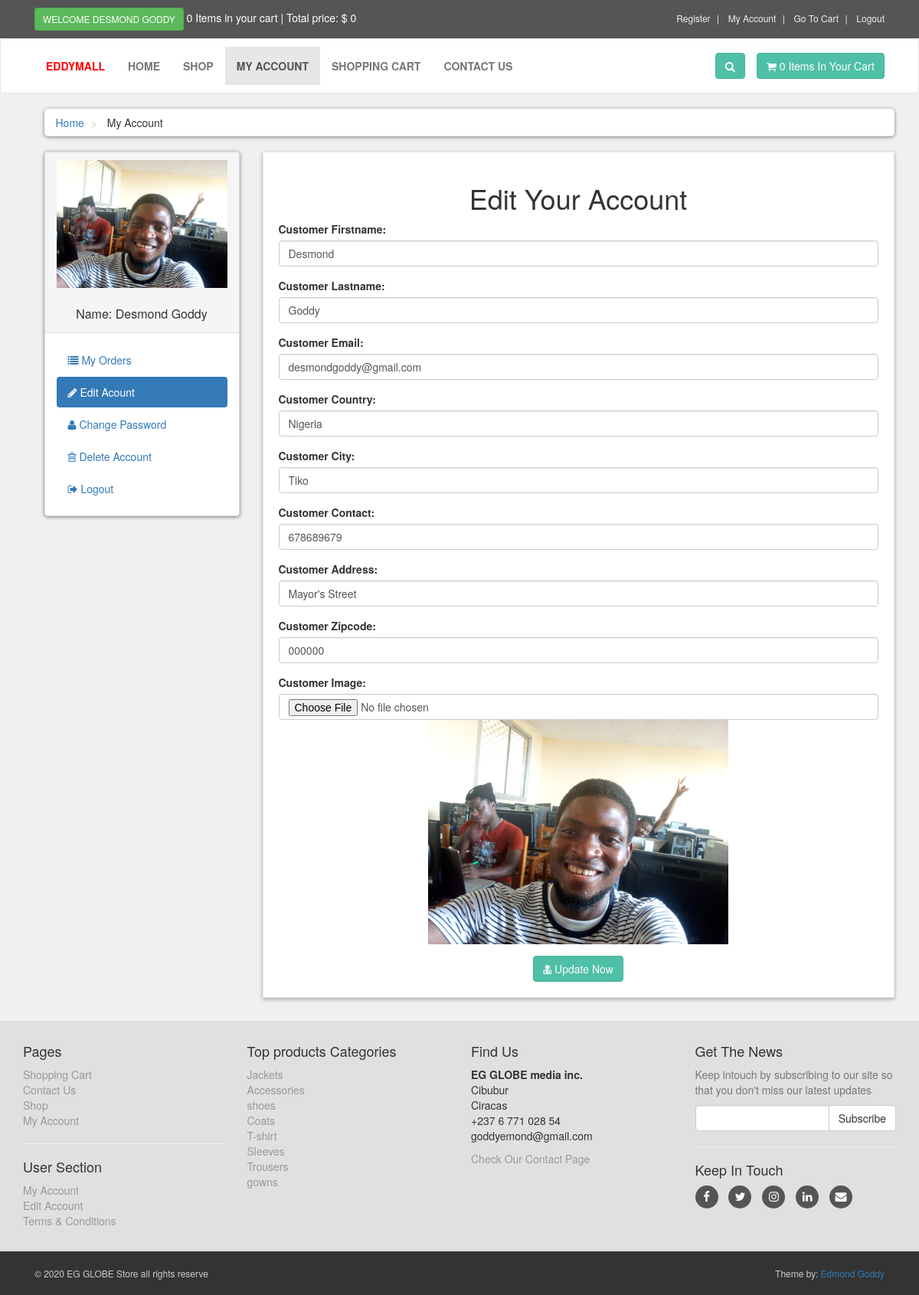
The app's page /customer/my_account.php?edit_account (signed in) with its own data.
### tables this page shows
CREATE TABLE `customers` (
  `customer_id` int(6) NOT NULL,
  `email_address` varchar(50) NOT NULL,
  `password` varchar(50) NOT NULL,
  `first_name` varchar(50) DEFAULT NULL,
  `last_name` varchar(50) NOT NULL,
  `address` varchar(255) DEFAULT NULL,
  `city` varchar(50) DEFAULT NULL,
  `state` varchar(50) DEFAULT NULL,
  `zipcode` varchar(10) DEFAULT NULL,
  `country` varchar(50) DEFAULT NULL,
  `contact` varchar(15) DEFAULT NULL,
  `image` text NOT NULL,
  `customer_ip` varchar(200) NOT NULL
);

CREATE TABLE `product_categories` (
  `p_cat_id` int(11) NOT NULL,
  `p_cat_title` text NOT NULL,
  `p_cat_desc` text NOT NULL
);

### customer/edit_account.php (the view, shortened to what this page needs)
<?php
$customer_session = $_SESSION["customer_email"];
$get_customer = "SELECT * FROM customers WHERE email_address='$customer_session'";
$run_customer = mysqli_query($con, $get_customer);
$row_customer = mysqli_fetch_array($run_customer);
$customer_firstname = $row_customer["first_name"];
$customer_lastname = $row_customer["last_name"];
$customer_email = $row_customer["email_address"];
$customer_country = $row_customer["country"];
$customer_city = $row_customer["city"];
$customer_contact = $row_customer["contact"];
$customer_address = $row_customer["address"];
$customer_zipcode = $row_customer["zipcode"];
$customer_image = $row_customer["image"];
?>
<h1 align="center">Edit Your Account</h1>
<form action="" method="post" enctype="multipart/form-data">
	<div class="form-group">
		<label>Customer Firstname:</label>
		<input type="text" class="form-control" value="<?php echo $customer_firstname; ?>" name="c_name" required="">
	</div>
	<div class="form-group">
		<label>Customer Lastname:</label>
		<input type="text" class="form-control" value="<?php echo $customer_lastname; ?>" name="c_name" required="">
	</div>
	<div class="form-group">
		<label>Customer Email:</label>
		<input type="text" class="form-control" value="<?php echo $customer_email; ?>" name="c_email" required="">
	</div>
	<div class="form-group">
		<label>Customer Country:</label>
		<input type="text" class="form-control" value="<?php echo $customer_country; ?>" name="c_country" required="">
	</div>
	<div class="form-group">
		<label>Customer City:</label>
		<input type="text" class="form-control" value="<?php echo $customer_city; ?>" name="c_city" required="">
	</div>
	<div class="form-group">
		<label>Customer Contact:</label>
		<input type="text" class="form-control" value="<?php echo $customer_contact; ?>" name="c_contact" required="">
	</div>
	<div class="form-group">
		<label>Customer Address:</label>
		<input type="text" class="form-control" value="<?php echo $customer_address; ?>" name="c_address" required="">
	</div>
	<div class="form-group">
		<label>Customer Zipcode:</label>
		<input type="text" class="form-control" value="<?php echo $customer_zipcode; ?>" name="c_address" required="">
	</div>
	<div class="form-group">
		<label>Customer Image:</label>
		<input type="file" class="form-control form-height-custom" name="c_image" required="">
		<center>
			<img class="img-responsive" src="customer_images/<?php echo $customer_image; ?>" alt="Customer Image" style="width: 50%;height: 50%;">
		</center>
	</div>
	<div class="text-center">
		<button type="submit" name="update" class="btn btn-primary">
			<i class="fa fa-user-md"></i> Update Now
		</button>
	</div>
</form>

### customer/includes/sidebar.php
<div class="panel panel-default sidebar-menu">
	<div class="panel-heading">
		<?php
		$customer_session = $_SESSION["customer_email"];
		$get_customer = "SELECT * FROM customers WHERE email_address='$customer_session'";
		$run_customer = mysqli_query($con, $get_customer);
		$row_customer = mysqli_fetch_array($run_customer);
		$customer_image = $row_customer["image"];
		$customer_name = $row_customer["first_name"]." ".$row_customer["last_name"];
		if (!isset($_SESSION["customer_email"])) {
		}else{
			echo "
			<center>
			    <img src='customer_images/$customer_image' class='img-responsive'>
			</center><br>
			<h3 class='panel-title' align='center'>
			    Name: $customer_name
			</h3>
			";
		}
		?>
	</div>
	<div class="panel-body">
		<ul class="nav-pills nav-stacked nav">
			<li class="<?php if(isset($_GET['my_orders'])) echo 'active'  ?>">
				<a href="my_account.php?my_orders">
					<i class="fa fa-list"></i> My Orders
				</a>
			</li>
			<li class="<?php if(isset($_GET['edit_account'])) echo 'active'  ?>">
				<a href="my_account.php?edit_account">
					<i class="fa fa-pencil"></i> Edit Acount
				</a>
			</li>
			<li class="<?php if(isset($_GET['change_pass'])) echo 'active'  ?>">
				<a href="my_account.php?change_pass">
					<i class="fa fa-user"></i> Change Password
				</a>
			</li>
			<li class="<?php if(isset($_GET['delete_account'])) echo 'active'  ?>">
				<a href="my_account.php?delete_account">
					<i class="fa fa-trash-o"></i> Delete Account
				</a>
			</li>
			<li>
				<a href="logout.php">
					<i class="fa fa-sign-out"></i> Logout
				</a>
			</li>
		</ul>
	</div>
</div>

### customer/includes/footer.php (shortened to what this page needs)
<div id="footer">
	<div class="container">
		<div class="row">
			<div class="col-sm-6 col-md-3">
				<h4>Pages</h4>
				<ul>
					<li><a href="../cart.php">Shopping Cart</a></li>
					<li><a href="../contact.php">Contact Us</a></li>
					<li><a href="../shop.php">Shop</a></li>
					<li><a href="my_account.php">My Account</a></li>
				</ul>
				<hr>
				<h4>User Section</h4>
				<ul>
					<li>
                        <?php
                        if (!@isset($_SESSION["customer_name"])) {
                         echo "<a href='../checkout.php'>Login</a>";
                        }else{
                         echo "<a href='my_account.php?my_orders'>My Account</a>";
                        }
                        ?>
					</li>
					<li>
                        <?php
                        if (!@isset($_SESSION["customer_name"])) {
                         echo "<a href='../checkout.php'>Login</a>";
                        }else{
                         echo "<a href='my_account.php?edit_account'>Edit Account</a>";
                        }
                        ?>
                        <li><a href="terms.php">Terms & Conditions</a></li>
					</li>
				</ul>
			</div>
			<div class="col-sm-6 col-md-3">
				<h4>Top products Categories</h4>
				<ul>
<?php
$get_p_cats = "SELECT * FROM product_categories";
$run_p_cats = mysqli_query($con, $get_p_cats);
while ($row_p_cats = mysqli_fetch_array($run_p_cats)) {
	$p_cat_id = $row_p_cats["p_cat_id"];
	$p_cat_title = $row_p_cats["p_cat_title"];
	echo "
<li>
   <a href='../shop.php?p_cat=$p_cat_id'>
     $p_cat_title
   </a>
</li>
	";
}
?>
				</ul>
			</div>
			<div class="col-sm-6 col-md-3">
				<h4>Find Us</h4>
				<p>
					<strong>EG GLOBE media inc.</strong>
					<br>Cibubur
					<br>Ciracas
					<br>+237 6 771 028 54
					<br>goddyemond@gmail.com
					<br><strong></strong>
				</p>
				<a href="../contact.php">Check Our Contact Page</a>
			</div>
			<div class="col-sm-6 col-md-3">
				<h4>Get The News</h4>
				<p class="text-muted">
Keep intouch by subscribing to our site so that you don't miss our latest updates
				</p>
				<form action="" method="post">
	 				<div class="input-group">
						<input type="text" name="email" class="form-control">
						<span class="input-group-btn">
							<input type="submit" value="Subscribe" class="btn btn-default">
						</span>
					</div>
				</form>
				<hr>
				<h4>Keep In Touch</h4>
				<p class="social">
					<a target="_blank" href="https://web.facebook.com/edmond.goddy" class="fa fa-facebook"></a>
					<a href="../#" class="fa fa-twitter"></a>
					<a href="../#" class="fa fa-instagram"></a>
					<a target="_blank" href="https://www.linkedin.com/in/edmond-goddy-3b67b8225" class="fa fa-linkedin"></a>
					<a href="../#" class="fa fa-envelope"></a>
				</p>
			</div>
		</div>
	</div>
</div>
<div id="copyright">
	<div class="container">
		<div class="col-md-6">
			<p class="pull-left">&COPY; 2020 EG GLOBE Store all rights reserve</p>
		</div>
		<div class="col-md-6">
			<p class="pull-right">Theme by: <a href="#">Edmond Goddy</a></p>
		</div>
	</div>
</div>

### customer/styles/style.css (style rules this page uses)
body { font-size: 14px; line-height: 1.42857143; color: #333333; background: #f0f0f0; overflow-x: hidden; padding-bottom: ; }
.btn-primary { color: rgb(255,255,255); background: rgb(79,191,168); border-color: rgb(65,179,156); }
#footer { background: #e0e0e0; padding: 20px 0; }
#footer a { color: #999999; padding: 0; text-decoration: none; }
#footer ul { list-style: none; padding-left: 0; }
#footer .social { text-align: left; }
#footer .social a { margin: 0 10px 0 0; display: inline-block; color: #ffffff; width: 30px; height: 30px; border-radius: 15px; line-height: 30px; font-size: 15px; text-align: center; vertical-align: bottom; background: #555555; text-decoration: none; }
#copyright { background: #333333; color: #cccccc; padding: 20px 0; font-size: 12px; }
#copyright p { margin: 0; }
#content .panel.sidebar-menu { box-sizing: border-box; box-shadow: 0 1px 5px rgba(0,0,0,0.5); }
#content .panel.sidebar-menu h3 { padding: 5px 0; margin: 0; }

### records on screen
customers: image (picture), customer_name "Desmond Goddy", c_name "Desmond", c_name "Goddy", c_email "desmondgoddy@gmail.com", c_country "Nigeria", c_city "Tiko", c_contact "678689679", c_address "Mayor's Street", c_address "000000"
product_categories: p_cat_title "Jackets"
product_categories: p_cat_title "Accessories"
product_categories: p_cat_title "shoes"
product_categories: p_cat_title "Coats"
product_categories: p_cat_title "T-shirt"
product_categories: p_cat_title "Sleeves"
product_categories: p_cat_title "Trousers"
product_categories: p_cat_title "gowns"

### other values on screen
$count_items "0 0"
$total "0"
